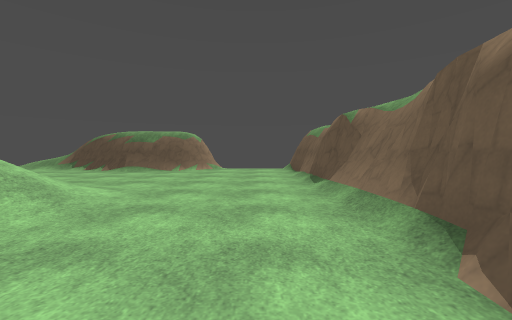
view 1 (above)

13 first-person views from a walk through a 3-D level made in the Godot game engine. The camera is 1.3 m above the floor, tilts 2° down and sees 90° across. The floor is counted in squares, 2 m on a side. Each view is taken from the middle of a square. On the plan, view 1 faces up. The plan holds only what a view shows up to about 9 squares ahead; the rest is blank. Characters and animated objects are not drawn. Some surface patterns are stand-ins.

view 2
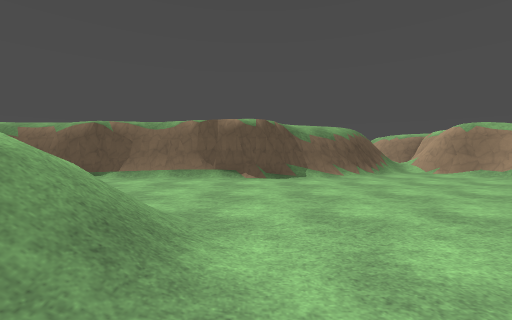

view 3
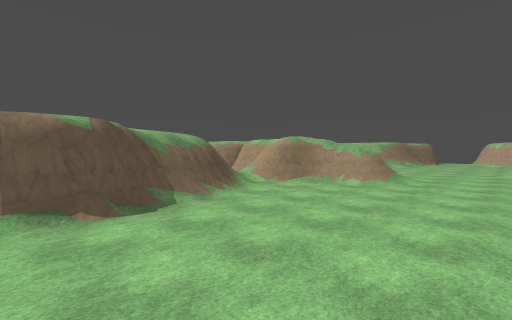

view 4
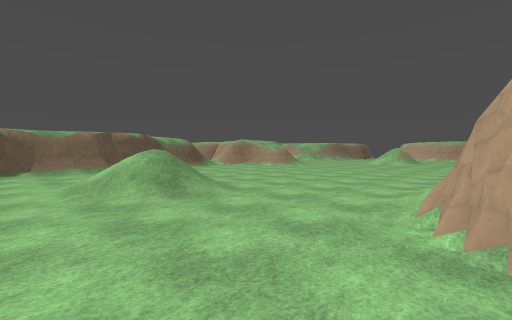

view 5
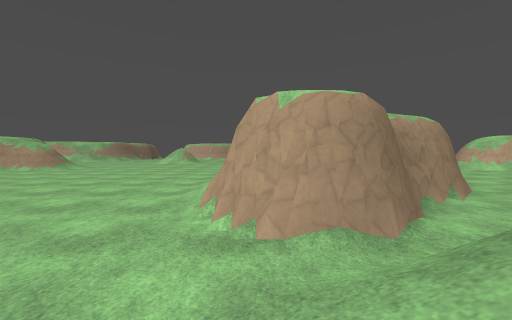

view 6
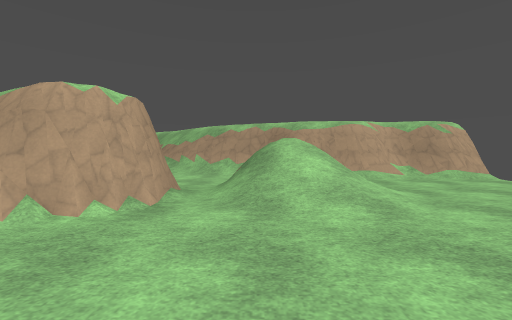

view 7
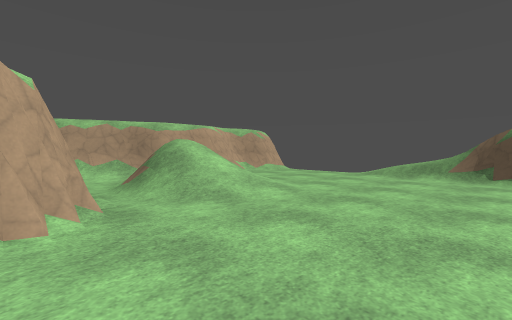

view 8
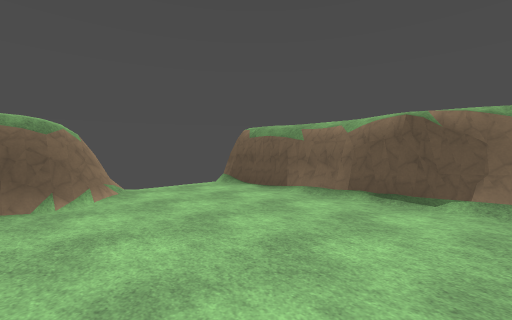

view 9
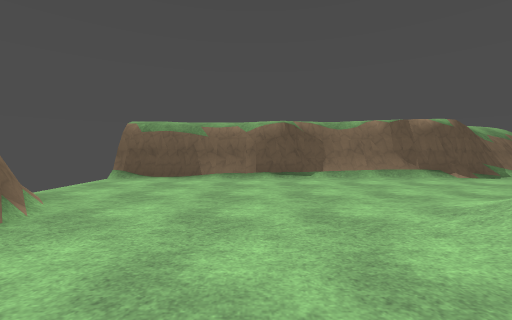

view 10
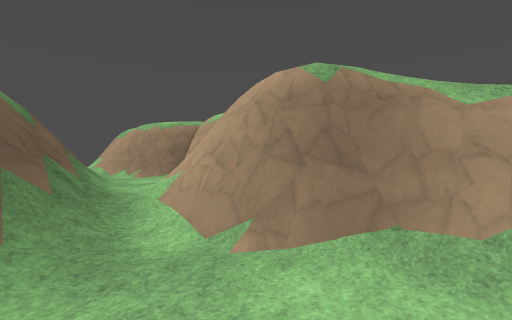

view 11
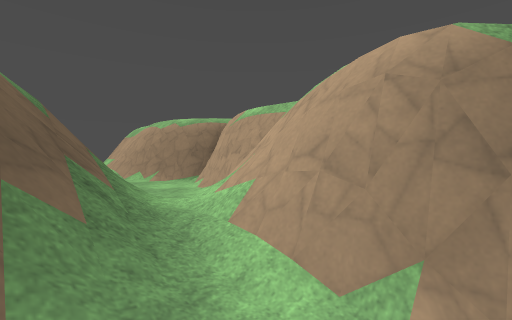

view 12
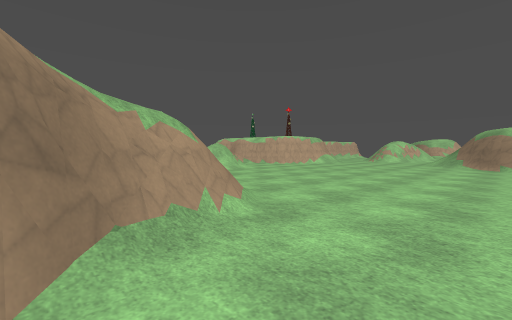

view 13
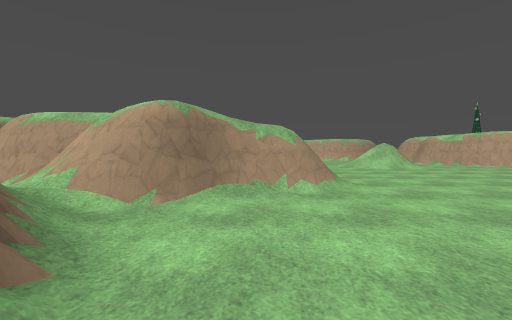

### Floor plan
Key: @ floor where view 1 was taken; # wall or solid block; . floor; / step, stairs or slope; = window, fence, low wall or low ledge; v drop or lower ground.
Columns run from 17 left of view 1 to 11 right of it. Each row starts with its distance up from view 1.
 10            #   #   #
  9     /v..//=#####../#
  8     /v............/#
  7     /v............/#
  6     /#///........./#
  5     //=//........./#
  4    /#/=//....///../#
  3    /=../....////../#
  2   /=/.###...////../#
  1   //.####/......../#
  0    /##   /.......@/#
 -1   //     /.........#
 -2  ..      /.........##
 -3 ...    ##...........##
 -4 ..     #...........####
 -5          ........=##/=# ###==
 -6           ....../=//  ###///
 -7            ...../
 -8            ......
 -9           .......
-10           .../..

Where each view was taken, in squares from view 1:
view 1: 0 up, 0 right, facing up
view 2: 1 up, 5 left, facing right
view 3: 2 up, 3 left, facing down-right
view 4: 5 up, 9 left, facing down-right
view 5: 5 up, 9 left, facing down
view 6: 4 up, 6 left, facing left
view 7: 2 up, 6 left, facing up-left
view 8: 4 up, 3 left, facing up-right
view 9: 6 up, 5 left, facing right
view 10: 3 down, 1 right, facing down-right
view 11: 3 down, 2 right, facing down-right
view 12: 3 down, 2 right, facing down-left
view 13: 1 down, 1 right, facing down
